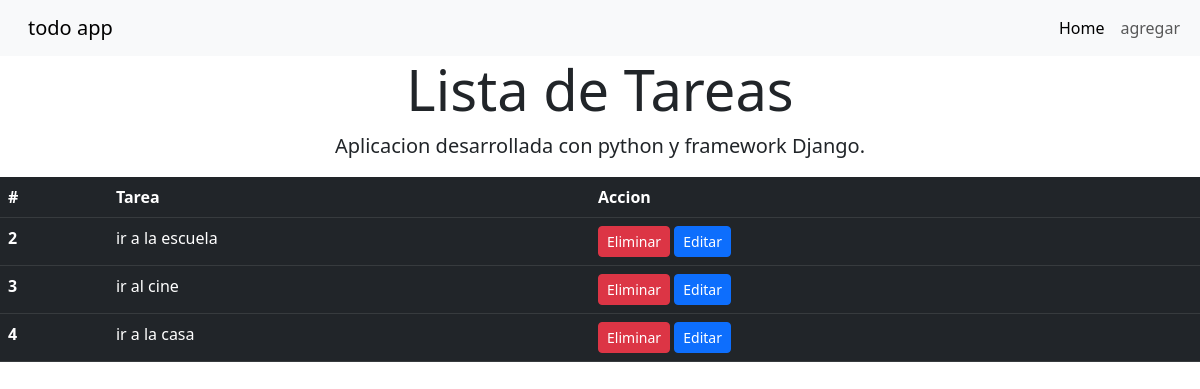
/home/, run on the app's committed database.
### todo/models.py (models this page shows)
class Tarea(models.Model):
    tarea=models.CharField(max_length=100)
    def __str__(self):
        return self.tarea

### todo/views.py (the view)
# urls.py: 2. Add a URL to urlpatterns:  path('', views.home, name='home')
def home(request):
    tareas= Tarea.objects.all()
    context={'tareas':tareas}
    return render(request,'home.html',context)

### todo/Templates/home.html
{% extends 'layout.html' %}
{% block content %}
<table class="table table-dark">
    <thead>
        <tr>
            <th scope="col">#</th>
            <th scope="col">Tarea</th>
            <th scope="col">Accion</th>
        </tr>
    </thead>
    <tbody>
            {% for tarea in tareas%}
        <tr>
            <th scope="row">{{tarea.id}}</th>
            <td>{{tarea}}</td>
            <td>
                <a class=" btn btn-danger btn-sm" href="{% url 'eliminar' tarea.id%}"> Eliminar</a>
                <a class="btn btn-primary btn-sm" href="{% url 'editar' tarea.id%}"> Editar</a>
            </td>
        </tr>
        {% endfor %}
    </tbody>
</table>
{% endblock %}

### data on the page
Tarea: id "2", tarea "ir a la escuela"
Tarea: id "3", tarea "ir al cine"
Tarea: id "4", tarea "ir a la casa"
